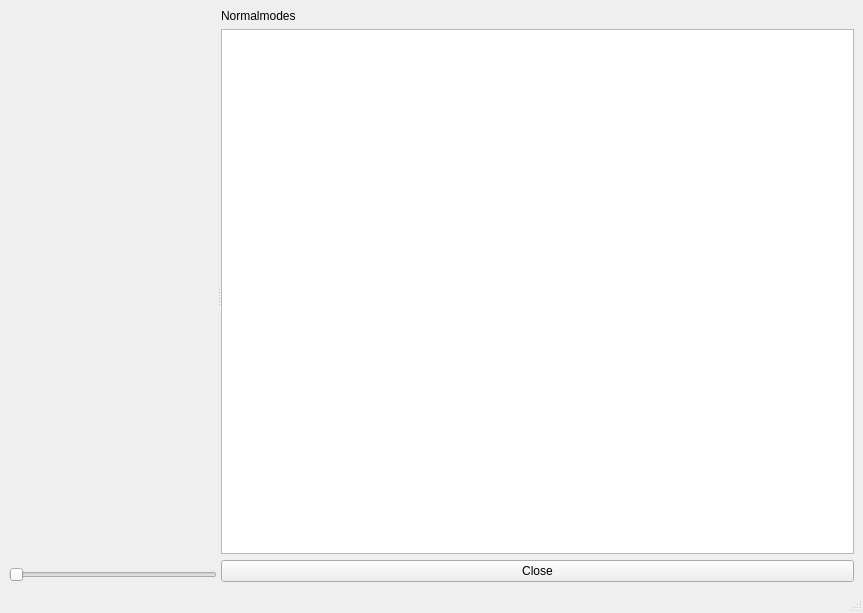
<?xml version="1.0" encoding="UTF-8"?>
<ui version="4.0">
 <class>MainWindow</class>
 <widget class="QMainWindow" name="MainWindow">
  <property name="geometry">
   <rect>
    <x>0</x>
    <y>0</y>
    <width>863</width>
    <height>613</height>
   </rect>
  </property>
  <property name="windowTitle">
   <string>MainWindow</string>
  </property>
  <widget class="QWidget" name="centralwidget">
   <layout class="QHBoxLayout" name="horizontalLayout">
    <item>
     <widget class="QSplitter" name="splitter">
      <property name="orientation">
       <enum>Qt::Horizontal</enum>
      </property>
      <widget class="QWidget" name="verticalLayoutWidget_2">
       <layout class="QVBoxLayout" name="verticalLayout_2">
        <item>
         <widget class="Show3D" name="view3D" native="true"/>
        </item>
        <item>
         <widget class="QSlider" name="sliderFrame">
          <property name="maximum">
           <number>100</number>
          </property>
          <property name="orientation">
           <enum>Qt::Horizontal</enum>
          </property>
         </widget>
        </item>
       </layout>
      </widget>
      <widget class="QWidget" name="verticalLayoutWidget">
       <layout class="QVBoxLayout" name="verticalLayout">
        <item>
         <widget class="QLabel" name="label">
          <property name="text">
           <string>Normalmodes</string>
          </property>
         </widget>
        </item>
        <item>
         <widget class="QListWidget" name="listNormalmodes"/>
        </item>
        <item>
         <widget class="QPushButton" name="pushClose">
          <property name="text">
           <string>Close</string>
          </property>
         </widget>
        </item>
       </layout>
      </widget>
     </widget>
    </item>
   </layout>
  </widget>
  <widget class="QMenuBar" name="menubar">
   <property name="geometry">
    <rect>
     <x>0</x>
     <y>0</y>
     <width>863</width>
     <height>25</height>
    </rect>
   </property>
  </widget>
  <widget class="QStatusBar" name="statusbar"/>
 </widget>
 <customwidgets>
  <customwidget>
   <class>Show3D</class>
   <extends>QWidget</extends>
   <header>pygmin.gui.show3d.h</header>
   <container>1</container>
  </customwidget>
 </customwidgets>
 <resources/>
 <connections>
  <connection>
   <sender>pushClose</sender>
   <signal>clicked()</signal>
   <receiver>MainWindow</receiver>
   <slot>close()</slot>
   <hints>
    <hint type="sourcelabel">
     <x>680</x>
     <y>565</y>
    </hint>
    <hint type="destinationlabel">
     <x>858</x>
     <y>430</y>
    </hint>
   </hints>
  </connection>
 </connections>
</ui>
